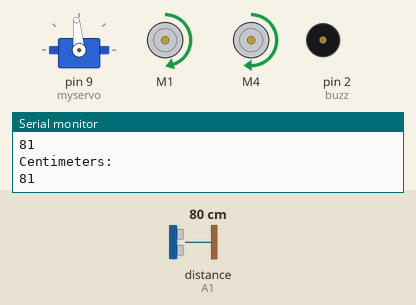
Simulated run of this sketch. Board: Arduino Uno, built with avr-gcc and run on an emulated ATmega328P. Parts: servo, 2 × DC motor (green arrow = forward, orange = backward, longer = faster), buzzer (waves = sounding, pin HIGH), the last lines printed to the serial monitor. The inputs (shaded band) are chosen by the test bench; at power-on: distance to the obstacle (sensor on A1) 80 cm. The echo pulse lasts 58.3 µs per cm.

Above: at 3.9 s.
4.0 s: distance to the obstacle (sensor on A1) set to 34 cm
5.5 s: distance to the obstacle (sensor on A1) set to 27 cm
At 6.9 s:
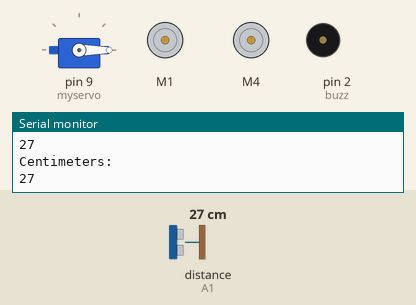
8.5 s: distance to the obstacle (sensor on A1) set to 35 cm
11.5 s: distance to the obstacle (sensor on A1) set to 2 cm
At 14.0 s:
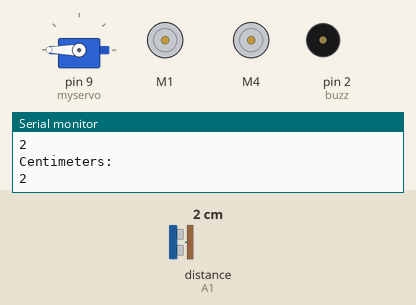
14.5 s: distance to the obstacle (sensor on A1) set to 250 cm
At 14.71 s:
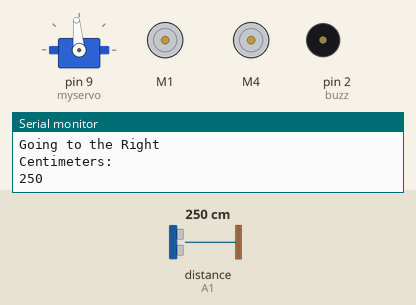
16.5 s: distance to the obstacle (sensor on A1) set to 4 cm
At 19.31 s:
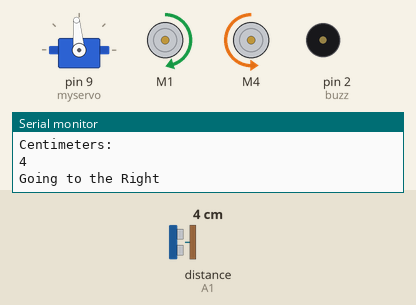
Timing chart, 0 to 20.5 s (numbered marks = the images above; inputs shaded):
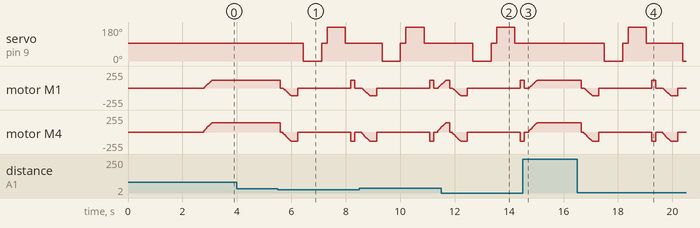

The sketch:

ArduinoRobot.ino
```cpp
#include <AFMotor.h>
#include <NewPing.h>
#include <Servo.h>

#define buzz 2
#define TRIG_PIN A0
#define ECHO_PIN A1
#define MAX_DISTANCE 200
#define MAX_SPEED 120 // sets speed of DC  motors
#define MAX_SPEED_OFFSET 20

NewPing sonar(TRIG_PIN, ECHO_PIN, MAX_DISTANCE);

AF_DCMotor motor1(1, MOTOR12_1KHZ);
AF_DCMotor motor2(4, MOTOR12_1KHZ);

Servo myservo;

boolean goesForward = false;
int distance = 100;
int speedSet = 0;

void setup() {
  pinMode(buzz, OUTPUT);
  Serial.begin(9600);
  myservo.attach(9);
  myservo.write(95);
  delay(2000);

  distance = readPing();
  delay(100);
  distance = readPing();
  delay(100);
  distance = readPing();
  delay(100);
  distance = readPing();
  delay(100);

}

void loop() {
  int distanceR = 0;
  int distanceL =  0;
  digitalWrite(buzz, LOW);
  distance = readPing();

  if (distance <= 30)
  {
    moveStop();
    delay(100);
    moveBackward();
    delay(250);
    moveStop();
    delay(200);
    distanceR = lookRight();
    delay(200);
    distanceL = lookLeft();
    delay(200);

    if (distanceR >= distanceL)
    {
      Serial.println("\nGoing to the Right\n");
      turnRight();
      moveStop();
    } else
    {
      Serial.println("\nGoing to the Left\n");
      turnLeft();
      moveStop();
    }
  } else
  {
    moveForward();
  }
  distance = readPing();
}

int lookRight()
{
  myservo.write(0);
  delay(500);
  int distance = readPing();
  delay(100);
  myservo.write(95);
  return distance;
}

int lookLeft()
{
  myservo.write(180);
  delay(500);
  int distance = readPing();
  delay(100);
  myservo.write(95);
  return distance;
  delay(100);
}

int readPing() {
  delay(70);
  int cm = sonar.ping_cm();
  if (cm == 0)
  {
    cm = 250;
  }
  Serial.print("\nCentimeters: \n");
  Serial.print(cm);
  return cm;
}

void moveStop() {
  motor1.run(RELEASE);
  motor2.run(RELEASE);
}

void moveForward() {

  if (!goesForward)
  {
    goesForward = true;
    motor1.run(FORWARD);
    motor2.run(FORWARD);
    for (speedSet = 0; speedSet < MAX_SPEED; speedSet += 2) // slowly bring the speed up to avoid loading down the batteries too quickly
    {
      motor1.setSpeed(speedSet);
      motor2.setSpeed(speedSet + MAX_SPEED_OFFSET);
      delay(5);
    }
  }
}

void moveBackward() {
  goesForward = false;
  motor1.run(BACKWARD);
  motor2.run(BACKWARD);
  for (speedSet = 0; speedSet < MAX_SPEED; speedSet += 2) // slowly bring the speed up to avoid loading down the batteries too quickly
  {
    motor1.setSpeed(speedSet);
    motor2.setSpeed(speedSet + MAX_SPEED_OFFSET);
    delay(5);
  }
}

void turnRight() {
  motor1.run(FORWARD);
  motor2.run(BACKWARD);
  delay(150);
  motor1.run(FORWARD);
  motor2.run(FORWARD);
}

void turnLeft() {
  motor1.run(BACKWARD);
  motor2.run(FORWARD);
  delay(150);
  motor1.run(FORWARD);
  motor2.run(FORWARD);
}
```

Measured:
- the behaviour switches between 31 and 30 cm on distance to the obstacle (sensor on A1) (found by bisection; images 0 and 1)
- after the input at 5.5 s, servo on pin 9 (myservo): 95° → 0° after 0.94 s, → 95° 0.67 s later, → 180° 0.20 s later, → 95° 0.67 s later; motor M4: ramps from stopped to backward 138/255 and jumps back, once every 2.1 s
- after the input at 11.5 s, servo on pin 9 (myservo): 95° → 0° after 1.2 s, → 95° 0.67 s later, → 180° 0.20 s later, → 95° 0.67 s later
- after the input at 14.5 s, servo on pin 9 (myservo): stays 95° (without the input it goes to 0° after 1.1 s)
